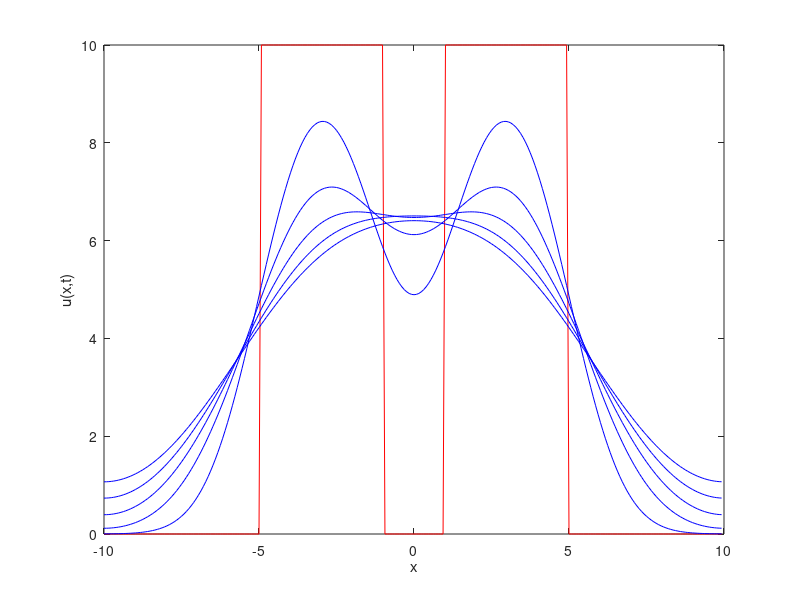

Reproduce this figure in MATLAB.
% Heat Equation Convolution
% Kevin Roberts
% November 2024

clear all
close all
clc

%%
%%%%%%%%%%%%%%%%%%%%%%%%%
% Homogeneous Dirichlet %
%%%%%%%%%%%%%%%%%%%%%%%%%

% set parameters and define domain
J = 256;      % use a power of two for maximum efficiency
L = 10;       % half width of domain
dx = 2*L/J;   % spatial step size
x = linspace(-L, L-dx, J);  % FFT assumes f(L)=f(-L) so last point unnecessary
D = 1;        % diffusion constant

% set initial condition and take FFT
f(x >= 0) = 10 * (abs(x(x >= 0) - 3) < 2); % f for x >= 0
f(x < 0) = -10 * (abs(x(x < 0) + 3) < 2); % f for x < 0

fk = fft(f);  % transform!

% calculate and plot spectral solution at different times using convolution
plot(x, f, 'r')   % IC in red

for t=1:5   % times for the various solutions
    K = exp(-.25/(D*t)*x.^2)/sqrt(4*pi*D*t);     % fundamental soln at time t
    Kk = dx*fft(K);       % scaled FFT of K for convolution
    uk = Kk.*fk;          % implement convolution in wve space
    u = real(fftshift(ifft(uk))); % implement shift, ignore small imaginary bits
    hold on, plot(x, u, 'b'), hold off
end
xlabel('x'), ylabel('u(x,t)')

%%
%%%%%%%%%%%%%%%%%%%%%%%
% Homogeneous Neumann %
%%%%%%%%%%%%%%%%%%%%%%%

% set parameters and define domain
J = 256;      % use a power of two for maximum efficiency
L = 10;       % half width of domain
dx = 2*L/J;   % spatial step size
x = linspace(-L, L-dx, J);  % FFT assumes f(L)=f(-L) so last point unnecessary
D = 1;        % diffusion constant

% set initial condition and take FFT
f(x >= 0) = 10 * (abs(x(x >= 0) - 3) < 2); % f for x >= 0
f(x < 0) = 10 * (abs(x(x < 0) + 3) < 2); % f for x < 0

fk = fft(f);  % transform!

% calculate and plot spectral solution at different times using convolution
plot(x, f, 'r')   % IC in red

for t=1:5   % times for the various solutions
    K = exp(-.25/(D*t)*x.^2)/sqrt(4*pi*D*t);     % fundamental soln at time t
    Kk = dx*fft(K);       % scaled FFT of K for convolution
    uk = Kk.*fk;          % implement convolution in wve space
    u = real(fftshift(ifft(uk))); % implement shift, ignore small imaginary bits
    hold on, plot(x, u, 'b'), hold off
end
xlabel('x'), ylabel('u(x,t)')